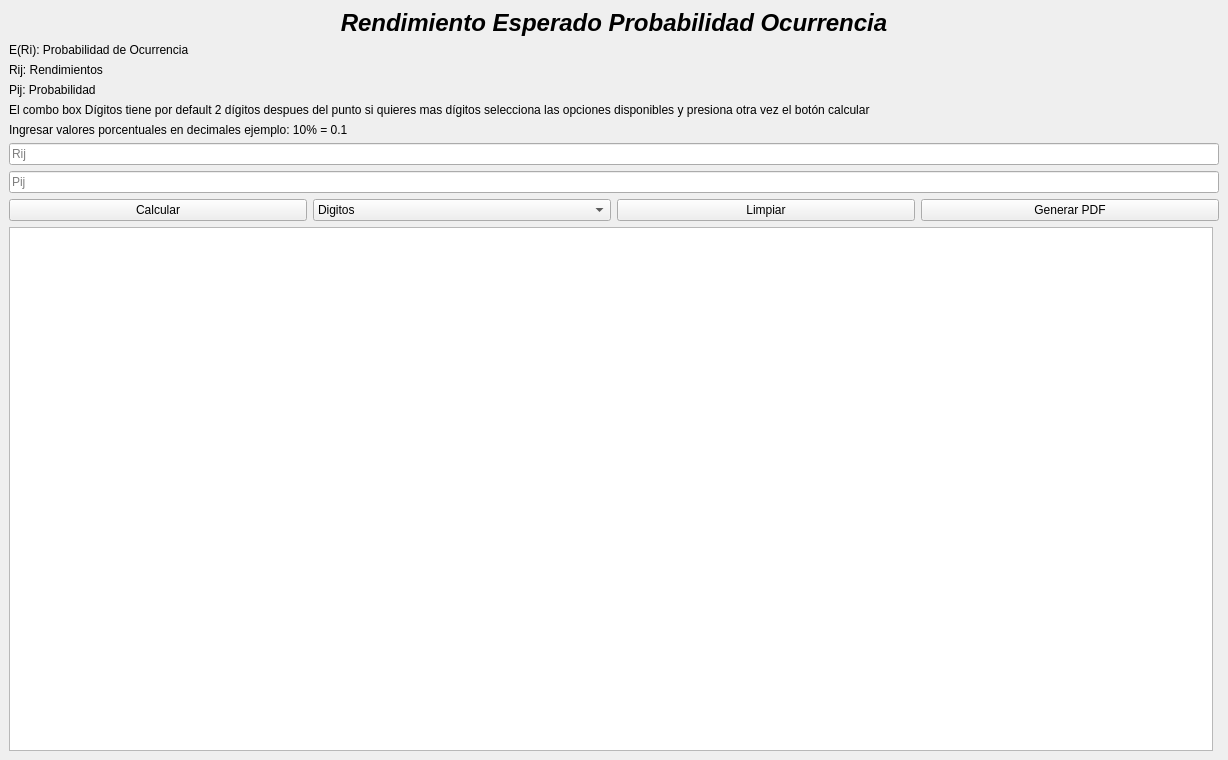
<?xml version="1.0" encoding="UTF-8"?>
<ui version="4.0">
 <class>MainWindow</class>
 <widget class="QMainWindow" name="MainWindow">
  <property name="windowModality">
   <enum>Qt::WindowModal</enum>
  </property>
  <property name="geometry">
   <rect>
    <x>0</x>
    <y>0</y>
    <width>1228</width>
    <height>760</height>
   </rect>
  </property>
  <property name="windowTitle">
   <string>Rendimiento Esperado Probabilidad Ocurrencia</string>
  </property>
  <property name="styleSheet">
   <string notr="true">font: 16pt &quot;Segoe UI&quot;;

width: 70%;</string>
  </property>
  <widget class="QWidget" name="centralwidget">
   <layout class="QVBoxLayout" name="verticalLayout">
    <item>
     <widget class="QLabel" name="label_title">
      <property name="font">
       <font>
        <family>Segoe UI</family>
        <pointsize>18</pointsize>
        <italic>true</italic>
        <bold>true</bold>
       </font>
      </property>
      <property name="styleSheet">
       <string notr="true">font: 700 italic 18pt &quot;Segoe UI&quot;;</string>
      </property>
      <property name="text">
       <string>Rendimiento Esperado Probabilidad Ocurrencia</string>
      </property>
      <property name="alignment">
       <set>Qt::AlignCenter</set>
      </property>
     </widget>
    </item>
    <item>
     <widget class="QLabel" name="label">
      <property name="text">
       <string>E(Ri): Probabilidad de Ocurrencia</string>
      </property>
     </widget>
    </item>
    <item>
     <widget class="QLabel" name="label_2">
      <property name="text">
       <string>Rij: Rendimientos</string>
      </property>
     </widget>
    </item>
    <item>
     <widget class="QLabel" name="label_3">
      <property name="text">
       <string>Pij: Probabilidad</string>
      </property>
     </widget>
    </item>
    <item>
     <widget class="QLabel" name="label_7">
      <property name="styleSheet">
       <string notr="true">font: 9pt &quot;Segoe UI&quot;;</string>
      </property>
      <property name="text">
       <string>El combo box Dígitos tiene por default 2 dígitos despues del punto si quieres mas dígitos selecciona las opciones disponibles y presiona otra vez el botón calcular</string>
      </property>
     </widget>
    </item>
    <item>
     <widget class="QLabel" name="label_7">
      <property name="styleSheet">
       <string notr="true">font: 9pt &quot;Segoe UI&quot;;</string>
      </property>
      <property name="text">
       <string>Ingresar valores porcentuales en decimales ejemplo: 10% = 0.1</string>
      </property>
     </widget>
    </item>

    <item>
     <widget class="QLineEdit" name="txt_rij">
      <property name="placeholderText">
       <string>Rij</string>
      </property>
     </widget>
    </item>

    <item>
     <widget class="QLineEdit" name="txt_pij">
      <property name="placeholderText">
       <string>Pij</string>
      </property>
     </widget>
    </item>

    <item>
     <layout class="QHBoxLayout" name="horizontalLayout_2">
      <item>
       <widget class="QPushButton" name="btn_calcular">
        <property name="text">
         <string>Calcular</string>
        </property>
       </widget>
      </item>
      <item>
       <widget class="QComboBox" name="cb_digitos">
        <item>
         <property name="text">
          <string>Digitos</string>
         </property>
        </item>
        <item>
         <property name="text">
          <string>3</string>
         </property>
        </item>
        <item>
         <property name="text">
          <string>4</string>
         </property>
        </item>
        <item>
         <property name="text">
          <string>5</string>
         </property>
        </item>
        <item>
         <property name="text">
          <string>Todos</string>
         </property>
        </item>
       </widget>
      </item>
      <item>
       <widget class="QPushButton" name="btn_limpiar">
        <property name="text">
         <string>Limpiar</string>
        </property>
       </widget>
      </item>
      <item>
       <widget class="QPushButton" name="btn_generar_pdf">
        <property name="text">
         <string>Generar PDF</string>
        </property>
       </widget>
      </item>
     </layout>
    </item>
    <item>
     <layout class="QHBoxLayout" name="horizontalLayout">
      <item>
       <widget class="QTextBrowser" name="tb_resultado"/>
      </item>
      <item>
       <layout class="QVBoxLayout" name="verticalLayout_2">
        <item>
         <widget class="QWidget" name="widgetGrafico" native="true"/>
        </item>
       </layout>
      </item>
     </layout>
    </item>
   </layout>
  </widget>
 </widget>
 <resources/>
 <connections/>
</ui>
